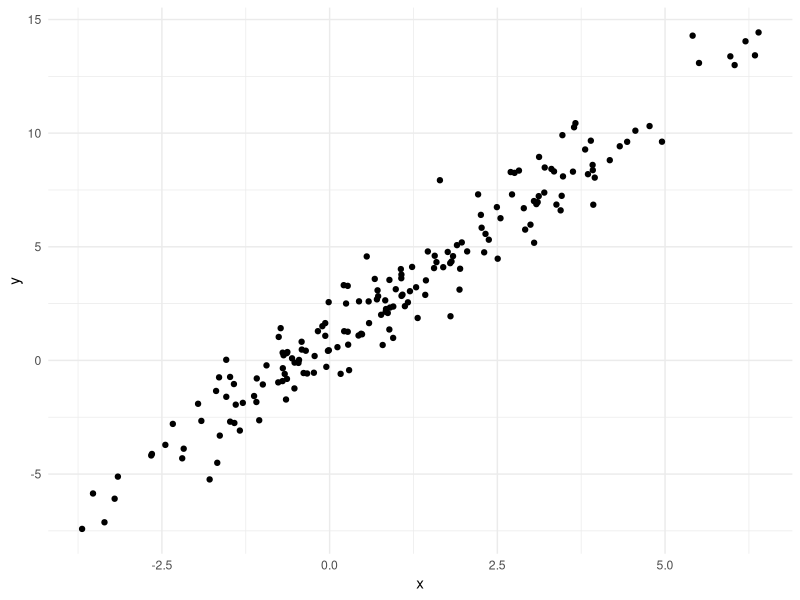

Generate this figure with R:
## ---- chunk 1
library(tidyverse)
## ---- chunk 2
plot_df = 
  tibble(
    x = rnorm(180, mean = 1, sd = 2),
    y = 1+2*x+rnorm(100)
  )
## ---- chunk 3
plot_df |>
    ggplot(aes(x =x, y = y)) +
  geom_point() +
  theme_minimal()
